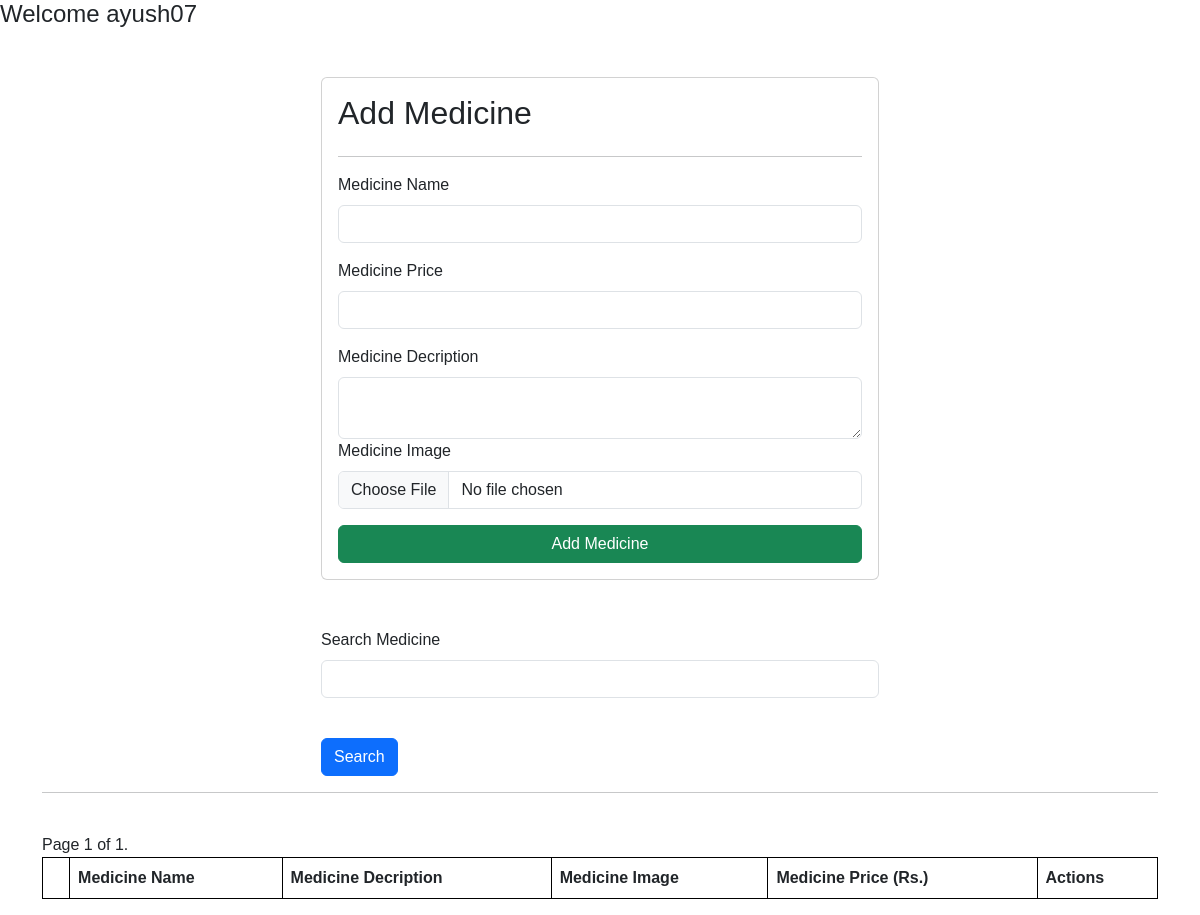
/medicines/ (signed in), run on an earlier commit of the app's database.
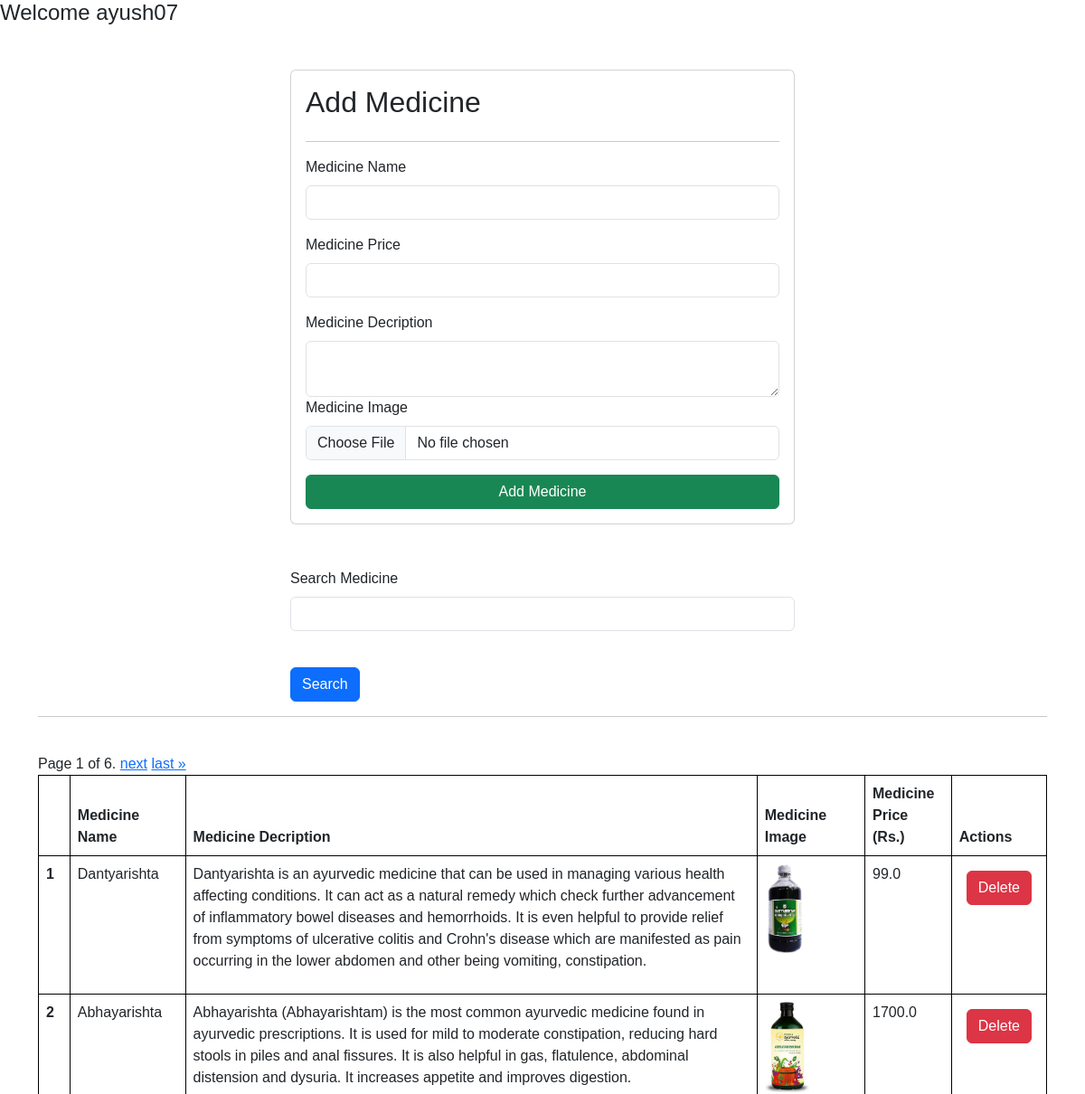
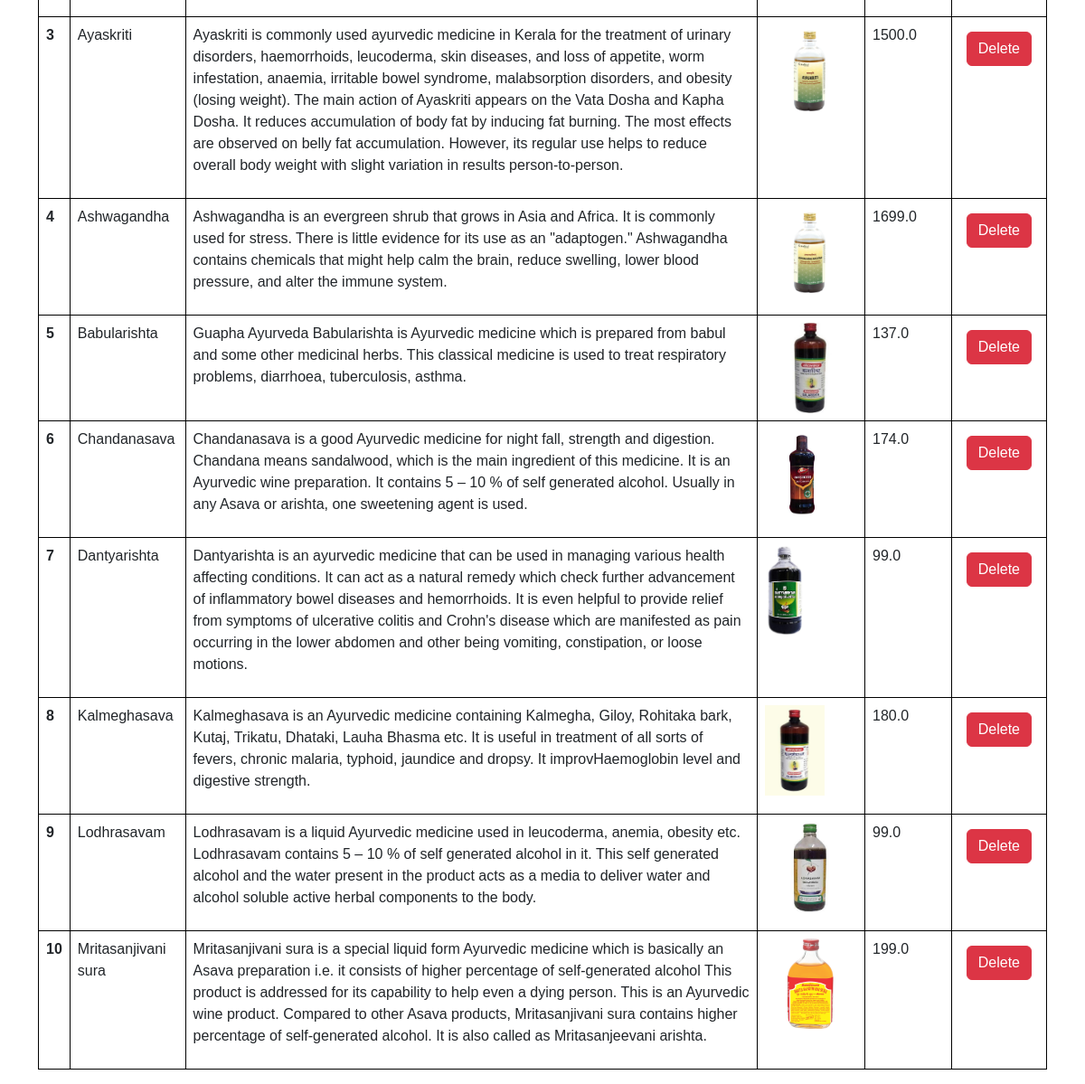
And on a later commit of the database (2 pictures, top to bottom).
### vedassist/models.py (models this page shows)
class Medicine(models.Model):
    user =models.ForeignKey(User , on_delete=models.SET_NULL , null=True,blank=True)
    medicine_name = models.CharField(max_length=100)
    medicine_price = models.FloatField(default=10.00)
    medicine_description= models.TextField(default="Default description")
    medicine_image = models.ImageField(upload_to = "medicine")
    medicine_view_count=models.IntegerField(default=1)

### vedassist/views.py (the view, shortened to what this page needs)
# urls.py: path('medicines/' , views.medicines, name="medicines"),
@login_required(login_url='/login/')
def medicines(request):
    queryset = Medicine.objects.all()
    paginator = Paginator(queryset,10)
    page_number = request.GET.get("page", 1)
    page_obj = paginator.get_page(page_number)
    context = {'page_obj': page_obj, 'medicines': page_obj}
    return render(request, 'medicines.html', context)

### vedassist/templates/medicines.html (shortened to what this page needs)
{% extends "base.html"%}
{% block start %}
<h4> Welcome
{{request.user}}
</h4>
<div class = "container mt-5">
    <form class= "col-6 mx-auto card p-3 shadow.lg" method="POST" enctype="multipart/form-data">
      <h2> Add Medicine </h2>
      <hr>
        <div class="mb-3">
          <label for="exampleInputEmail1" class="form-label">Medicine Name</label>
          <input name="medicine_name"  required type="text" class="form-control">
        </div>
        <div class="mb-3">
          <label for="exampleInputEmail1" class="form-label">Medicine Price</label>
          <input name="medicine_price"  required type="number" class="form-control">
        </div>
        <div class="mb-6">
          <label for="exampleInputPassword1" class="form-label">Medicine Decription</label>
          <textarea class="form-control" name="medicine_description" required> </textarea>
        </div>
        <div class="mb-3">
          <label for="exampleInputPassword1" class="form-label">Medicine Image</label>
          <input name ="medicine_image" required type="file" class="form-control">
        </div>
        <button type="submit" class="btn btn-success">Add Medicine</button>
    </form>
    <div class="mt-5">
      <div class="mx-auto col-6">
        <form>
          <div class="mb-3">
            <label for="exampleInputEmail1" class="form-label">Search Medicine</label>
            <input name="search" type="text" class="form-control">
          </div>
          <br>
          <button type="submit" class="btn btn-primary">Search</button>
        </form>
    </div>
<hr>
<br>
    <table class="table">
      <thead>
        <tr>
          <th scope="col"></th>
          <th scope="col">Medicine Name</th>
          <th scope="col">Medicine Decription</th>
          <th scope="col">Medicine Image</th>
          <th scope="col">Medicine Price (Rs.)</th>
          <th scope="col">Actions</th>
        </tr>
      </thead>
      <tbody>
        {% for medicine in medicines %}
        <tr>
          <th scope="row">{{forloop.counter}}</th>
          <td>{{medicine.medicine_name}}</td>
          <td>{{medicine.medicine_description}}
          </td>
          <td>
            <img src ="/media/{{medicine.medicine_image}}" style="height : 100px" >
           </td>
          <td>
            {{ medicine.medicine_price }}
           </td>
           <td>
            <a href ="/delete-medicine/{{medicine.id}}/" class ="btn btn-danger m-2"> Delete </a>
           </td>
          </tr>
        {% endfor %}
        <div class="pagination">
          <span class="step-links">
            <span class="current">
              Page {{ page_obj.number }} of {{ page_obj.paginator.num_pages }}.
            </span>
            {% if page_obj.has_next %}
              <a href="?page={{ page_obj.next_page_number }}">next</a>
              <a href="?page={{ page_obj.paginator.num_pages }}">last &raquo;</a>
            {% endif %}
          </span>
        </div>
      </tbody>
    </table>
</div>
</div>
{% endblock %}

What changed in the data, as far as the page shows it:
added Medicine: medicine_name "Dantyarishta", medicine_description "Dantyarishta is an ayurvedic medicine that can be used in managing various health affecting conditions. It can act as a natural remedy which check further advancement of inflammatory bowel diseases and hemorrhoids. It is even helpful to provide relief from symptoms of ulcerative colitis and Crohn's disease which are manifested as pain occurring in the lower abdomen and other being vomiting, constipation.", medicine_image (picture), medicine_price "99.0"
added Medicine: medicine_name "Abhayarishta", medicine_description "Abhayarishta (Abhayarishtam) is the most common ayurvedic medicine found in ayurvedic prescriptions. It is used for mild to moderate constipation, reducing hard stools in piles and anal fissures. It is also helpful in gas, flatulence, abdominal distension and dysuria. It increases appetite and improves digestion.", medicine_image (picture), medicine_price "1700.0"
added Medicine: medicine_name "Ayaskriti", medicine_description "Ayaskriti is commonly used ayurvedic medicine in Kerala for the treatment of urinary disorders, haemorrhoids, leucoderma, skin diseases, and loss of appetite, worm infestation, anaemia, irritable bowel syndrome, malabsorption disorders, and obesity (losing weight). The main action of Ayaskriti appears on the Vata Dosha and Kapha Dosha. It reduces accumulation of body fat by inducing fat burning. The most effects are observed on belly fat accumulation. However, its regular use helps to reduce overall body weight with slight variation in results person-to-person.", medicine_image (picture), medicine_price "1500.0"
added Medicine: medicine_name "Ashwagandha", medicine_description "Ashwagandha is an evergreen shrub that grows in Asia and Africa. It is commonly used for stress. There is little evidence for its use as an \"adaptogen.\" Ashwagandha contains chemicals that might help calm the brain, reduce swelling, lower blood pressure, and alter the immune system.", medicine_image (picture), medicine_price "1699.0"
added Medicine: medicine_name "Babularishta", medicine_description "Guapha Ayurveda Babularishta is Ayurvedic medicine which is prepared from babul and some other medicinal herbs. This classical medicine is used to treat respiratory problems, diarrhoea, tuberculosis, asthma.", medicine_image (picture), medicine_price "137.0"
added Medicine: medicine_name "Chandanasava", medicine_description "Chandanasava is a good Ayurvedic medicine for night fall, strength and digestion. Chandana means sandalwood, which is the main ingredient of this medicine. It is an Ayurvedic wine preparation. It contains 5 – 10 % of self generated alcohol. Usually in any Asava or arishta, one sweetening agent is used.", medicine_image (picture), medicine_price "174.0"
added Medicine: medicine_name "Dantyarishta", medicine_description "Dantyarishta is an ayurvedic medicine that can be used in managing various health affecting conditions. It can act as a natural remedy which check further advancement of inflammatory bowel diseases and hemorrhoids. It is even helpful to provide relief from symptoms of ulcerative colitis and Crohn's disease which are manifested as pain occurring in the lower abdomen and other being vomiting, constipation, or loose motions.", medicine_image (picture), medicine_price "99.0"
added Medicine: medicine_name "Kalmeghasava", medicine_description "Kalmeghasava is an Ayurvedic medicine containing Kalmegha, Giloy, Rohitaka bark, Kutaj, Trikatu, Dhataki, Lauha Bhasma etc. It is useful in treatment of all sorts of fevers, chronic malaria, typhoid, jaundice and dropsy. It improvHaemoglobin level and digestive strength.", medicine_image (picture), medicine_price "180.0"
added Medicine: medicine_name "Lodhrasavam", medicine_description "Lodhrasavam is a liquid Ayurvedic medicine used in leucoderma, anemia, obesity etc. Lodhrasavam contains 5 – 10 % of self generated alcohol in it. This self generated alcohol and the water present in the product acts as a media to deliver water and alcohol soluble active herbal components to the body.", medicine_image (picture), medicine_price "99.0"
added Medicine: medicine_name "Mritasanjivani sura", medicine_description "Mritasanjivani sura is a special liquid form Ayurvedic medicine which is basically an Asava preparation i.e. it consists of higher percentage of self-generated alcohol This product is addressed for its capability to help even a dying person. This is an Ayurvedic wine product. Compared to other Asava products, Mritasanjivani sura contains higher percentage of self-generated alcohol. It is also called as Mritasanjeevani arishta.", medicine_image (picture), medicine_price "199.0"
Also different on the page:
{{ page_obj.paginator.num_pages }}: "1" → "6"
text now shown: "next last »"
